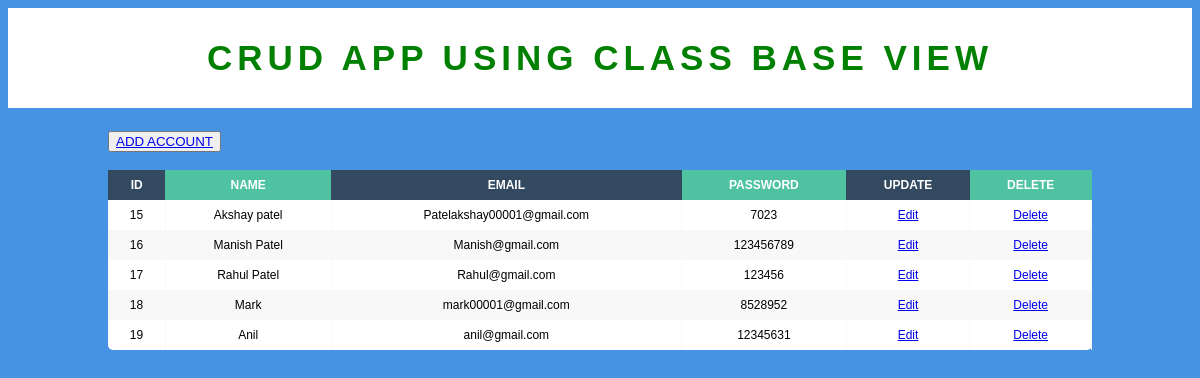
The page / on the database its author committed.
### myapp/models.py (models this page shows)
class Account(models.Model):
    name = models.CharField(max_length=20)
    email = models.EmailField()
    password =models.CharField(max_length=20)

### myapp/views.py (the view)
# urls.py: path('',AccountlistView.as_view(),name="list"),
class AccountlistView(ListView):
    model = Account
    template_name = "list.html"

### myapp/templates/list.html (shortened to what this page needs)
<html>
<body>
<h1>CRUD APP USING CLASS BASE VIEW</h1>
<div class="container-fluid">
<div class="table-wrapper">
   <button><a href="{% url 'Create' %}">ADD ACCOUNT</a></button>
    <br><br>
    <table class="fl-table">
        <thead>
        <tr>
            <th>ID</th>
            <th>NAME</th>
            <th>EMAIL</th>
            <th>PASSWORD</th>
            <th>UPDATE</th>
            <th>DELETE</th>
        </tr>
        </thead>
        <tbody>
     {% for i in account_list %}
          <tr>
            <td>{{i.id}}</td>
            <td>{{i.name}}</td>
            <td>{{i.email}}</td>
            <td>{{i.password}}</td>
            <td><a href="{% url 'Update' i.pk %}">Edit</a></td>
            <td><a href="{% url 'Delete' i.pk %}">Delete</a></td>
          </tr>
    {% endfor %}
    </table>
</div>
    </div>
</body>
</html>

### myapp/templates/list.html (style rules this page uses)
* { box-sizing: border-box; -webkit-box-sizing: border-box; -moz-box-sizing: border-box; }
body { font-family: Helvetica; -webkit-font-smoothing: antialiased; background: rgba( 71, 147, 227, 1); }
h1 { text-align: center; background: white; font-size: 35px; text-transform: uppercase; letter-spacing: 5px; color: green; padding: 30px; }
.table-wrapper { margin: 15px 100px 100px; }
.fl-table { border-radius: 5px; font-size: 12px; font-weight: normal; border: none; border-collapse: collapse; width: 100%; max-width: 100%; white-space: nowrap; background-color: white; }
.fl-table td, .fl-table th { text-align: center; padding: 8px; }
.fl-table td { border-right: 1px solid #f8f8f8; font-size: 12px; }
.fl-table thead th { color: #ffffff; background: #4FC3A1; }
.fl-table thead th:nth-child(odd) { color: #ffffff; background: #324960; }
.fl-table tr:nth-child(even) { background: #F8F8F8; }

### rows shown on the page
Account: id "15", name "Akshay patel", email "Patelakshay00001@gmail.com", password "7023"
Account: id "16", name "Manish Patel", email "Manish@gmail.com", password "123456789"
Account: id "17", name "Rahul Patel", email "Rahul@gmail.com", password "123456"
Account: id "18", name "Mark", email "mark00001@gmail.com", password "8528952"
Account: id "19", name "Anil", email "anil@gmail.com", password "12345631"
